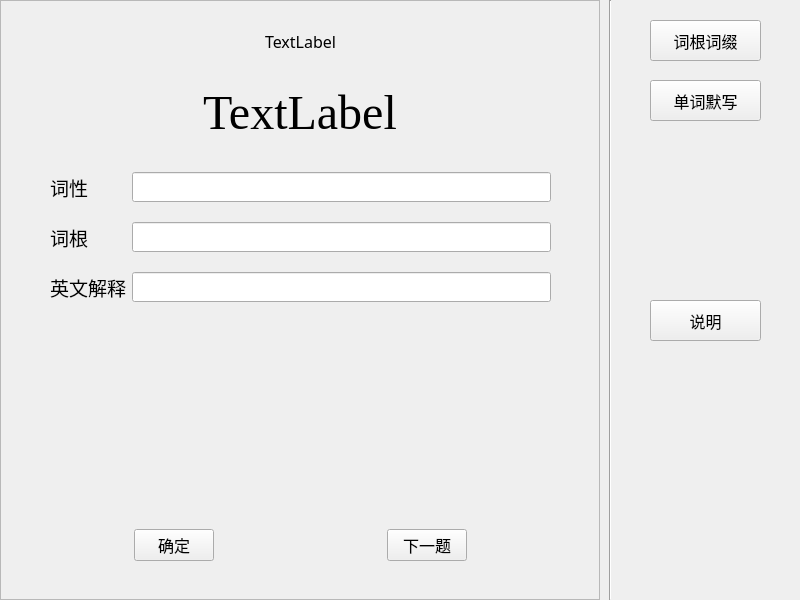
<?xml version="1.0" encoding="UTF-8"?>
<ui version="4.0">
 <class>MainWindow</class>
 <widget class="QMainWindow" name="MainWindow">
  <property name="geometry">
   <rect>
    <x>0</x>
    <y>0</y>
    <width>800</width>
    <height>600</height>
   </rect>
  </property>
  <property name="sizePolicy">
   <sizepolicy hsizetype="Expanding" vsizetype="Expanding">
    <horstretch>0</horstretch>
    <verstretch>0</verstretch>
   </sizepolicy>
  </property>
  <property name="windowTitle">
   <string>MainWindow</string>
  </property>
  <property name="styleSheet">
   <string notr="true">background-image: url(:/R-C.jpg);</string>
  </property>
  <widget class="QWidget" name="centralwidget">
   <widget class="Line" name="line">
    <property name="geometry">
     <rect>
      <x>600</x>
      <y>0</y>
      <width>20</width>
      <height>600</height>
     </rect>
    </property>
    <property name="orientation">
     <enum>Qt::Vertical</enum>
    </property>
   </widget>
   <widget class="QFrame" name="frame">
    <property name="geometry">
     <rect>
      <x>0</x>
      <y>0</y>
      <width>600</width>
      <height>600</height>
     </rect>
    </property>
    <property name="styleSheet">
     <string notr="true"/>
    </property>
    <property name="frameShape">
     <enum>QFrame::StyledPanel</enum>
    </property>
    <property name="frameShadow">
     <enum>QFrame::Raised</enum>
    </property>
    <widget class="QWidget" name="verticalLayoutWidget_2">
     <property name="geometry">
      <rect>
       <x>50</x>
       <y>30</y>
       <width>501</width>
       <height>531</height>
      </rect>
     </property>
     <layout class="QVBoxLayout" name="leftVLayout" stretch="0,1,1,2,0">
      <property name="sizeConstraint">
       <enum>QLayout::SetDefaultConstraint</enum>
      </property>
      <property name="topMargin">
       <number>0</number>
      </property>
      <item alignment="Qt::AlignHCenter">
       <widget class="QLabel" name="idlabel">
        <property name="font">
         <font>
          <family>宋体</family>
          <pointsize>12</pointsize>
         </font>
        </property>
        <property name="text">
         <string>TextLabel</string>
        </property>
       </widget>
      </item>
      <item alignment="Qt::AlignHCenter">
       <widget class="QLabel" name="wordLabel">
        <property name="font">
         <font>
          <family>Times New Roman</family>
          <pointsize>36</pointsize>
         </font>
        </property>
        <property name="text">
         <string>TextLabel</string>
        </property>
       </widget>
      </item>
      <item>
       <layout class="QFormLayout" name="formLayout">
        <property name="sizeConstraint">
         <enum>QLayout::SetDefaultConstraint</enum>
        </property>
        <property name="formAlignment">
         <set>Qt::AlignLeading|Qt::AlignLeft|Qt::AlignVCenter</set>
        </property>
        <property name="horizontalSpacing">
         <number>6</number>
        </property>
        <property name="verticalSpacing">
         <number>20</number>
        </property>
        <item row="0" column="0">
         <widget class="QLabel" name="label_2">
          <property name="font">
           <font>
            <family>Adobe Devanagari</family>
            <pointsize>14</pointsize>
           </font>
          </property>
          <property name="text">
           <string>词性</string>
          </property>
         </widget>
        </item>
        <item row="0" column="1">
         <widget class="QLineEdit" name="lineEdit1">
          <property name="sizePolicy">
           <sizepolicy hsizetype="Expanding" vsizetype="Fixed">
            <horstretch>0</horstretch>
            <verstretch>1</verstretch>
           </sizepolicy>
          </property>
          <property name="font">
           <font>
            <family>Times New Roman</family>
            <pointsize>14</pointsize>
           </font>
          </property>
         </widget>
        </item>
        <item row="1" column="0">
         <widget class="QLabel" name="label_3">
          <property name="font">
           <font>
            <family>Adobe Devanagari</family>
            <pointsize>14</pointsize>
           </font>
          </property>
          <property name="text">
           <string>词根</string>
          </property>
         </widget>
        </item>
        <item row="1" column="1">
         <widget class="QLineEdit" name="lineEdit2">
          <property name="sizePolicy">
           <sizepolicy hsizetype="Expanding" vsizetype="Fixed">
            <horstretch>0</horstretch>
            <verstretch>2</verstretch>
           </sizepolicy>
          </property>
          <property name="font">
           <font>
            <family>Times New Roman</family>
            <pointsize>14</pointsize>
           </font>
          </property>
         </widget>
        </item>
        <item row="2" column="0">
         <widget class="QLabel" name="label_4">
          <property name="font">
           <font>
            <family>Adobe Devanagari</family>
            <pointsize>14</pointsize>
           </font>
          </property>
          <property name="text">
           <string>英文解释</string>
          </property>
         </widget>
        </item>
        <item row="2" column="1">
         <widget class="QLineEdit" name="lineEdit3">
          <property name="sizePolicy">
           <sizepolicy hsizetype="Expanding" vsizetype="Fixed">
            <horstretch>0</horstretch>
            <verstretch>0</verstretch>
           </sizepolicy>
          </property>
          <property name="font">
           <font>
            <family>Times New Roman</family>
            <pointsize>14</pointsize>
           </font>
          </property>
         </widget>
        </item>
       </layout>
      </item>
      <item>
       <widget class="QLabel" name="infolabel">
        <property name="font">
         <font>
          <family>宋体</family>
          <pointsize>12</pointsize>
         </font>
        </property>
        <property name="styleSheet">
         <string notr="true"/>
        </property>
        <property name="text">
         <string/>
        </property>
       </widget>
      </item>
      <item>
       <layout class="QHBoxLayout" name="horizontalLayout">
        <item alignment="Qt::AlignHCenter">
         <widget class="QPushButton" name="confirmButton">
          <property name="font">
           <font>
            <family>宋体</family>
            <pointsize>12</pointsize>
           </font>
          </property>
          <property name="text">
           <string>确定</string>
          </property>
         </widget>
        </item>
        <item alignment="Qt::AlignHCenter">
         <widget class="QPushButton" name="nextButton">
          <property name="font">
           <font>
            <family>宋体</family>
            <pointsize>12</pointsize>
           </font>
          </property>
          <property name="text">
           <string>下一题</string>
          </property>
         </widget>
        </item>
       </layout>
      </item>
     </layout>
    </widget>
   </widget>
   <widget class="QPushButton" name="IntroButton">
    <property name="geometry">
     <rect>
      <x>650</x>
      <y>300</y>
      <width>111</width>
      <height>41</height>
     </rect>
    </property>
    <property name="font">
     <font>
      <family>宋体</family>
      <pointsize>12</pointsize>
     </font>
    </property>
    <property name="text">
     <string>说明</string>
    </property>
   </widget>
   <widget class="QPushButton" name="startButton">
    <property name="geometry">
     <rect>
      <x>650</x>
      <y>20</y>
      <width>111</width>
      <height>41</height>
     </rect>
    </property>
    <property name="font">
     <font>
      <family>宋体</family>
      <pointsize>12</pointsize>
     </font>
    </property>
    <property name="text">
     <string>词根词缀</string>
    </property>
   </widget>
   <widget class="QPushButton" name="testButton">
    <property name="geometry">
     <rect>
      <x>650</x>
      <y>80</y>
      <width>111</width>
      <height>41</height>
     </rect>
    </property>
    <property name="font">
     <font>
      <family>宋体</family>
      <pointsize>12</pointsize>
     </font>
    </property>
    <property name="text">
     <string>单词默写</string>
    </property>
   </widget>
   <widget class="QLabel" name="statusLabel">
    <property name="geometry">
     <rect>
      <x>630</x>
      <y>120</y>
      <width>160</width>
      <height>160</height>
     </rect>
    </property>
    <property name="font">
     <font>
      <family>宋体</family>
      <pointsize>11</pointsize>
     </font>
    </property>
    <property name="styleSheet">
     <string notr="true">border-image: url(:/R-C-2.jpg);</string>
    </property>
    <property name="text">
     <string/>
    </property>
   </widget>
   <zorder>testButton</zorder>
   <zorder>line</zorder>
   <zorder>frame</zorder>
   <zorder>IntroButton</zorder>
   <zorder>startButton</zorder>
   <zorder>statusLabel</zorder>
  </widget>
  <widget class="QMenuBar" name="menubar">
   <property name="geometry">
    <rect>
     <x>0</x>
     <y>0</y>
     <width>800</width>
     <height>21</height>
    </rect>
   </property>
  </widget>
 </widget>
 <resources/>
 <connections/>
</ui>
